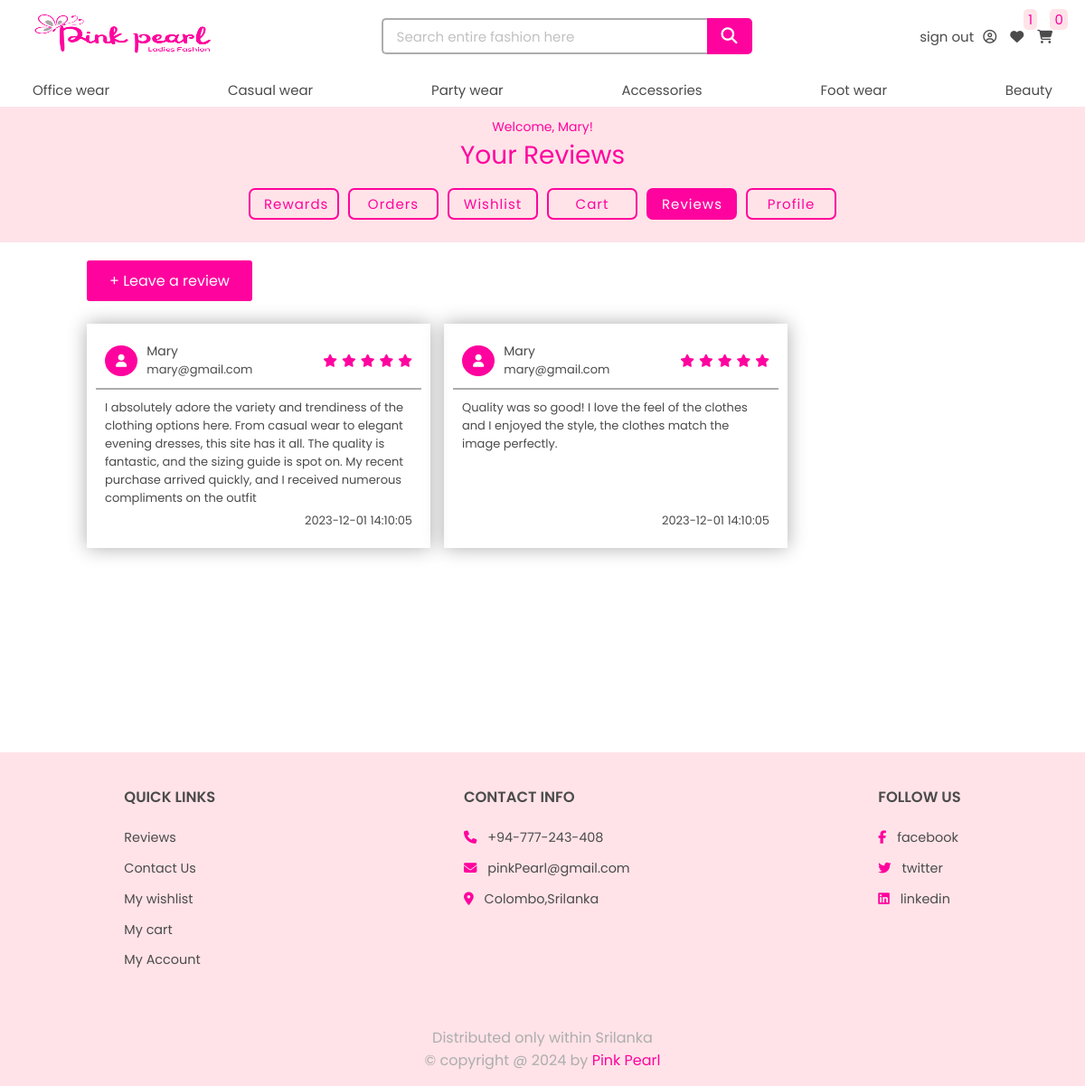
The page /myaccount/review.php (signed in) on the database as committed earlier.
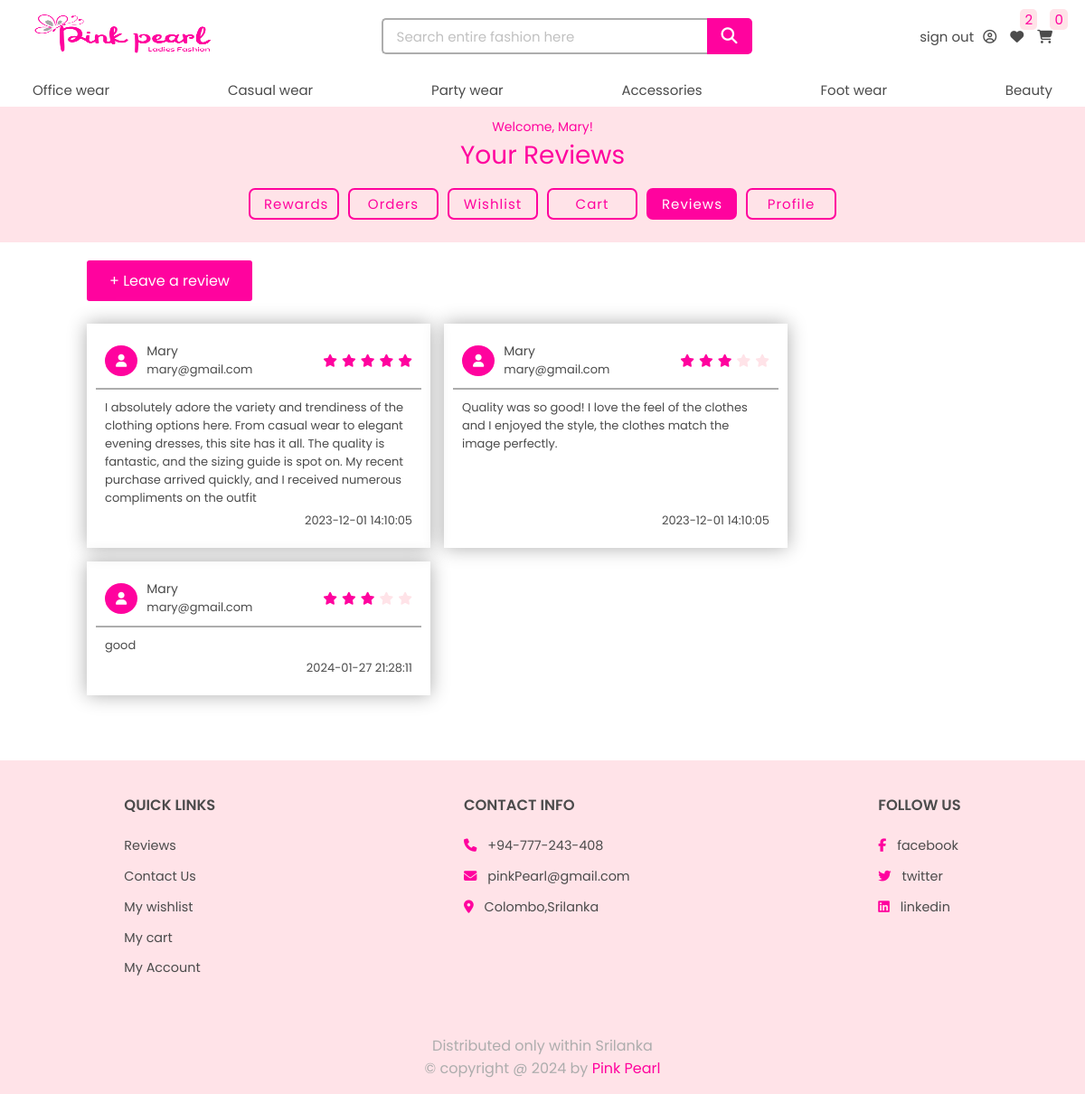
The same page on the database as committed later.
### tables this page shows
CREATE TABLE `main_category` (
  `main_category_id` int(11) NOT NULL,
  `category_name` varchar(255) NOT NULL,
  `description` varchar(100) NOT NULL,
  `image_url` varchar(255) NOT NULL
);

CREATE TABLE `reviews` (
  `review_id` int(11) NOT NULL,
  `user_id` int(11) NOT NULL,
  `comment` varchar(300) NOT NULL,
  `num_of_stars` int(11) NOT NULL,
  `date` datetime NOT NULL DEFAULT current_timestamp()
);

CREATE TABLE `users` (
  `user_id` int(11) NOT NULL,
  `username` varchar(50) NOT NULL,
  `first_name` varchar(100) NOT NULL,
  `last_name` varchar(100) NOT NULL,
  `phone` varchar(15) NOT NULL,
  `address_line1` text NOT NULL,
  `address_line2` text NOT NULL,
  `email` varchar(100) NOT NULL,
  `password` char(255) NOT NULL,
  `reg_date` date NOT NULL DEFAULT current_timestamp(),
  `user_type` varchar(50) NOT NULL,
  `current_point_balance` int(11) NOT NULL
);

### myaccount/review.php (the view, shortened to what the changed rows need)
<?php
    include('../main-header/header.php');
    $user_id = $_SESSION['user_id'];
    $reviews_result = mysqli_query($connection, "select * from reviews r inner join users on (r.user_id=users.user_id) where r.user_id = $user_id");
?>
<!DOCTYPE html>
<html lang="en">
<head>
    <link rel="stylesheet" href="style.css">
    <link rel="stylesheet" href="../shop/style.css">
</head>
<body>
    <div class="myaccount">
        <div class="header">
            <h1>Your Reviews</h1>
        </div>
        <div class="content">
            <?php
                if (mysqli_num_rows($reviews_result)>0) {
                    echo "<div class='review_box_container' style='justify-content:left;padding:0;margin-top:25px;'>";
                    while ($row = mysqli_fetch_assoc($reviews_result)){
            ?>
                        <div class="review_box">
                            <div class="box_top">
                                <div class="profile">
                                    <div class="profile_img">
                                        <i class="fa-solid fa-user"></i>
                                    </div>
                                    <div class="name_user">
                                        <strong><?php echo $row['username']; ?></strong>
                                        <span><?php echo $row['email']; ?></span>
                                    </div>
                                </div>
                                <div class="reviews">
                                    <?php
                                        for ($i=0; $i < $row['num_of_stars']; $i++) {
                                            echo "<i class='fa-solid fa-star' style='color: var(--pink);'></i>";
                                        }
                                        for ($i=0; $i < 5-$row['num_of_stars']; $i++) {
                                            echo "<i class='fa-solid fa-star' style='color: var(--lightpink);'></i>";
                                        }
                                    ?>
                                </div>
                            </div>
                            <div class="comments">
                                <p><?php echo $row['comment']; ?></p>
                            </div>
                            <div class="date">
                                <span><?php echo $row['date']; ?></span>
                            </div>
                        </div>
            <?php
                    }
                    echo "</div>";
                }else {
                    echo "<div class='empty-order-history'>
                            <h3 style='margin-bottom:25px;'>You haven't written any reviews!</h3>
                            <a href = 'addreview.php'><button>Leave a review</button></a>
                        </div>";
                }
            ?>
        </div>
    </div>
    <?php include('../shop/footer.php') ?>
</body>
</html>

### main-header/header.php (shortened to what the changed rows need)
<?php
    include('../database/dbconnection.php');
    $no_of_wishlist_items = 0;
    if (isset($_SESSION['isLogged']) && $_SESSION['isLogged']) {
        $no_of_wishlist_items = getNoOfWishlistItems($connection, $_SESSION['user_id']);
    }
    $main_category_res = mysqli_query($connection, "SELECT * FROM main_category")
                    or die('Category query failed');
    $main_categories = mysqli_fetch_all($main_category_res, MYSQLI_ASSOC);
?>
<!DOCTYPE html>
<html lang="en">
<head>
    <link rel="stylesheet" href="../index.css">
    <link rel="stylesheet" href="../../Ladies-fashion-full-stack-website//main-header//header.css">
</head>
<body>
    <header>
        <div class="top-header">
            <div class="top-header-right">
                <span><a href="../myaccount/wishlist.php"><i class="fa fa-heart" aria-hidden="true"></i></a><span><?php echo $no_of_wishlist_items; ?></span></span>
            </div>
        </div>
        <div class="bottom-header">
            <ul>
                <?php
                    foreach ($main_categories as $main) {
                        echo "<li><a href='../fashion/fashion.php?main=" . $main['main_category_id'] . "'>" . $main['category_name'] . "</a> </li>";
                    }
                ?>
            </ul>
        </div>
    </header>
</body>
</html>
<?php
    function getNoOfWishlistItems($connection, $id) {
        $sql = "select * from wishlist where user_id=" . $id ;
        $result = mysqli_query($connection, $sql);
        $noOfItems = mysqli_num_rows($result);
        return $noOfItems;
    }
?>

Rows that differ between the two databases and show on the page:
changed reviews (number 2 of 3 on the later page): num_of_stars 5 → 3 (drawn)
added reviews: user.username "Mary", user.email "mary@gmail.com", num_of_stars 3 (drawn), comment "good", date "2024-01-27 21:28:11"
Other text that changed with them:
$no_of_wishlist_items: "1" → "2"
